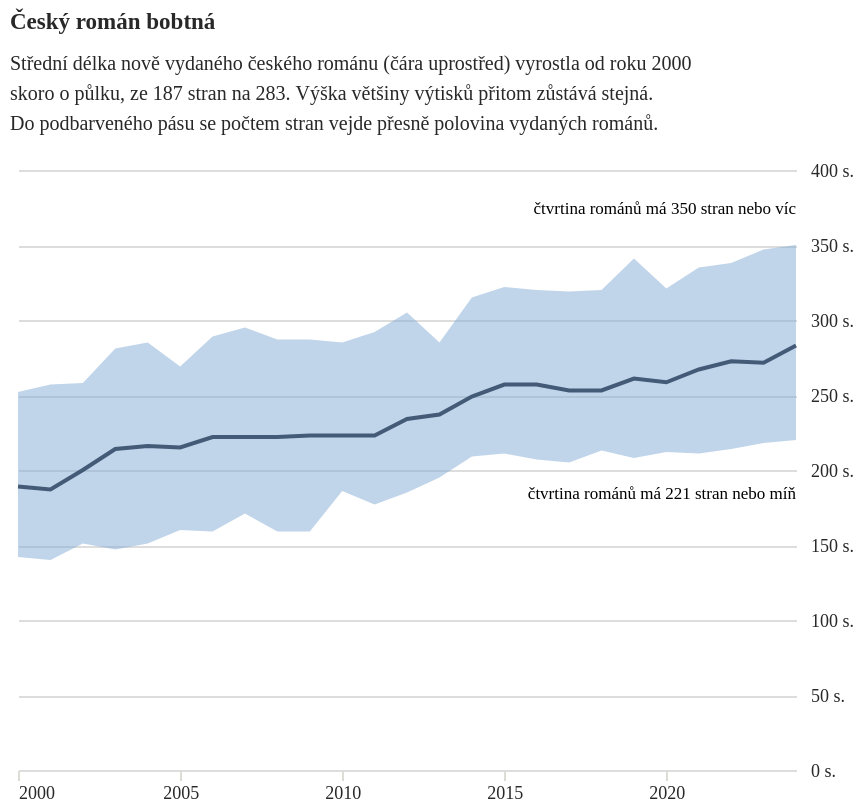

The cell this chart's notebook holds for it:
### Code cell
rozptyl = alt.Chart(alt_friendly(do_grafu), 
                    title=alt.Title("Český román bobtná",
                                    subtitle=["Střední délka nově vydaného českého románu (čára uprostřed) vyrostla od roku 2000",
                                    "skoro o půlku, ze 187 stran na 283. Výška většiny výtisků přitom zůstává stejná.",
                                    "Do podbarveného pásu se počtem stran vejde přesně polovina vydaných románů."]), 
    ).mark_area(opacity=0.5, color='#81A9D5').encode(
       alt.X("rok:T", axis=alt.Axis(domainOpacity=0, tickColor='#DCDDD6')).title(None),
    alt.Y("hodne:Q", axis=alt.Axis(domainOpacity=0, labelExpr="datum.label + ' s.'", format='d', tickColor="white", orient="right"), scale=alt.Scale(domain=[5,395])).title(None),
    alt.Y2("malo:Q")
)

median = alt.Chart(alt_friendly(do_grafu), width=300).mark_line(color='#445B78').encode(
       alt.X("rok:T", axis=alt.Axis(domainOpacity=0, tickColor='#DCDDD6', tickCount=5)),
    alt.Y("median:Q", axis=alt.Axis(domainOpacity=0, tickColor="white", tickCount=6), scale=alt.Scale(domain=[0,400]))
)

#kraje = alt.Chart(alt_friendly(tloustky_romanu.filter(pl.col("stran") > 30).filter(~pl.col('stran').is_between(pl.col('malo'),pl.col('hodne')))), width=300).mark_point(size=1, opacity=0.1).encode(
#       alt.X("rok:T", axis=alt.Axis(domainOpacity=0, tickColor='#DCDDD6')),
#    alt.Y("max:Q", axis=alt.Axis(domainOpacity=0, tickColor='#DCDDD6')))

text_annotation = alt.Chart(pd.DataFrame({
    'x': pd.to_datetime("2024-01-01"),  # x position 
    'y': [375],   # y position
    'text': ['čtvrtina románů má 350 stran nebo víc']
})).mark_text(
    color='black',
    align='right',
    font="Asap",
    fontSize=8.5,
).encode(
    alt.X('x:T'),
    alt.Y("y:Q", scale=alt.Scale(domain=[0,400])),
    alt.Text('text:N')
)

text_annotation2 = alt.Chart(pd.DataFrame({
    'x': pd.to_datetime("2024-01-01"),  # x position 
    'y': [185],   # y position
    'text': ['čtvrtina románů má 221 stran nebo míň']
})).mark_text(
    color='black',
    align='right',
    font="Asap",
    fontSize=8.5,
).encode(
    alt.X('x:T'),
    alt.Y("y:Q", scale=alt.Scale(domain=[0,400])),
    alt.Text('text:N')
)


finale =  alt.layer(
#    kraje,
    rozptyl,
    text_annotation,
    text_annotation2,
    median
).properties(
    width=kredity['sirka'] * 1.2,
    autosize={'type': 'fit-x', 'contains': 'padding'}
).configure_view(stroke='transparent').configure_axisX(grid=False, domain=False).configure_axisY(grid=True, domain=True).resolve_axis(y="shared")

finale

### Figure 1 — Vega-Lite specification as saved in the notebook (floating-point values rounded to 4 significant figures)
{"config": {"title": {"font": "Noticia Text", "fontSize": 11.5, "anchor": "start", "lineHeight": 19, "fontWeight": "bolder", "subtitleFont": "Noticia Text", "subtitleFontSize": 10, "subtitleLineHeight": 15, "subtitlePadding": 10, "dy": -10, "color": "#292829", "subtitleColor": "#292829"}, "axis": {"labelFont": "Asap", "titleFont": "Asap", "fontWeight": "lighter", "titleFontWeight": "lighter", "labelFontSize": 9, "titleFontSize": 9, "labelPadding": 2, "titlePadding": 9, "domainOpacity": 0, "tickColor": "#DCDDD6", "labelColor": "#292829"}, "legend": {"labelFont": "Asap", "labelFontWeight": "normal", "titleFont": "Asap", "titleFontWeight": "normal", "labelFontSize": 9, "titleFontSize": 9, "labelColor": "#292829"}, "axisX": {"domain": false, "grid": false}, "axisY": {"domain": true, "grid": true}, "view": {"stroke": "transparent"}}, "layer": [{"data": {"name": "data-b33d13e57ed648fefd9724b06be1b26c"}, "mark": {"type": "area", "color": "#81A9D5", "opacity": 0.5}, "encoding": {"x": {"axis": {"domainOpacity": 0, "tickColor": "#DCDDD6"}, "field": "rok", "title": null, "type": "temporal"}, "y": {"axis": {"domainOpacity": 0, "format": "d", "labelExpr": "datum.label + ' s.'", "orient": "right", "tickColor": "white"}, "field": "hodne", "scale": {"domain": [5, 395]}, "title": null, "type": "quantitative"}, "y2": {"field": "malo"}}, "title": {"text": "Český román bobtná", "subtitle": ["Střední délka nově vydaného českého románu (čára uprostřed) vyrostla od roku 2000", "skoro o půlku, ze 187 stran na 283. Výška většiny výtisků přitom zůstává stejná.", "Do podbarveného pásu se počtem stran vejde přesně polovina vydaných románů."]}}, {"data": {"name": "data-ffc37e880997c057d4ee6213ca61870e"}, "mark": {"type": "text", "align": "right", "color": "black", "font": "Asap", "fontSize": 8.5}, "encoding": {"text": {"field": "text", "type": "nominal"}, "x": {"field": "x", "type": "temporal"}, "y": {"field": "y", "scale": {"domain": [0, 400]}, "type": "quantitative"}}}, {"data": {"name": "data-e56d1c599fcff76d23243cc542f1eeba"}, "mark": {"type": "text", "align": "right", "color": "black", "font": "Asap", "fontSize": 8.5}, "encoding": {"text": {"field": "text", "type": "nominal"}, "x": {"field": "x", "type": "temporal"}, "y": {"field": "y", "scale": {"domain": [0, 400]}, "type": "quantitative"}}}, {"data": {"name": "data-b33d13e57ed648fefd9724b06be1b26c"}, "mark": {"type": "line", "color": "#445B78"}, "encoding": {"x": {"axis": {"domainOpacity": 0, "tickColor": "#DCDDD6", "tickCount": 5}, "field": "rok", "type": "temporal"}, "y": {"axis": {"domainOpacity": 0, "tickColor": "white", "tickCount": 6}, "field": "median", "scale": {"domain": [0, 400]}, "type": "quantitative"}}}], "autosize": {"type": "fit-x", "contains": "padding"}, "resolve": {"axis": {"y": "shared"}}, "width": 432.0, "$schema": "https://vega.github.io/schema/vega-lite/v5.8.0.json", "datasets": {"data-b33d13e57ed648fefd9724b06be1b26c": [{"rok": "2002-01-01T00:00:00", "malo": 151.0, "hodne": 258.0, "median": 200.0, "min": 85, "max": 637}, {"rok": "2005-01-01T00:00:00", "malo": 160.0, "hodne": 269.0, "median": 215.0, "min": 61, "max": 1101}, {"rok": "2013-01-01T00:00:00", "malo": 195.0, "hodne": 285.0, "median": 237.0, "min": 79, "max": 951}, {"rok": "2024-01-01T00:00:00", "malo": 220.0, "hodne": 350.0, "median": 283.0, "min": 82, "max": 1085}, {"rok": "2021-01-01T00:00:00", "malo": 211.0, "hodne": 335.0, "median": 267.0, "min": 62, "max": 1193}, {"rok": "2000-01-01T00:00:00", "malo": 142.0, "hodne": 252.0, "median": 189.0, "min": 94, "max": 622}, {"rok": "2020-01-01T00:00:00", "malo": 212.0, "hodne": 321.0, "median": 258.5, "min": 99, "max": 836}, {"rok": "2007-01-01T00:00:00", "malo": 171.0, "hodne": 295.0, "median": 222.0, "min": 99, "max": 773}, {"rok": "2022-01-01T00:00:00", "malo": 214.0, "hodne": 338.0, "median": 272.5, "min": 91, "max": 765}, {"rok": "2014-01-01T00:00:00", "malo": 209.0, "hodne": 315.0, "median": 249.0, "min": 64, "max": 1086}, {"rok": "2010-01-01T00:00:00", "malo": 186.0, "hodne": 285.0, "median": 223.0, "min": 91, "max": 786}, {"rok": "2006-01-01T00:00:00", "malo": 159.0, "hodne": 289.0, "median": 222.0, "min": 102, "max": 612}, {"rok": "2016-01-01T00:00:00", "malo": 207.0, "hodne": 320.0, "median": 257.0, "min": 39, "max": 743}, {"rok": "2003-01-01T00:00:00", "malo": 147.0, "hodne": 281.0, "median": 214.0, "min": 91, "max": 685}, {"rok": "2015-01-01T00:00:00", "malo": 211.0, "hodne": 322.0, "median": 257.0, "min": 82, "max": 623}, {"rok": "2009-01-01T00:00:00", "malo": 159.0, "hodne": 287.0, "median": 223.0, "min": 52, "max": 634}, {"rok": "2019-01-01T00:00:00", "malo": 208.0, "hodne": 341.0, "median": 261.0, "min": 94, "max": 929}, {"rok": "2001-01-01T00:00:00", "malo": 140.0, "hodne": 257.0, "median": 187.0, "min": 92, "max": 684}, {"rok": "2023-01-01T00:00:00", "malo": 218.0, "hodne": 347.0, "median": 271.5, "min": 49, "max": 868}, {"rok": "2008-01-01T00:00:00", "malo": 159.0, "hodne": 287.0, "median": 222.0, "min": 83, "max": 704}, {"rok": "2004-01-01T00:00:00", "malo": 151.0, "hodne": 285.0, "median": 216.0, "min": 82, "max": 776}, {"rok": "2017-01-01T00:00:00", "malo": 205.0, "hodne": 319.0, "median": 253.0, "min": 96, "max": 812}, {"rok": "2018-01-01T00:00:00", "malo": 213.0, "hodne": 320.0, "median": 253.0, "min": 44, "max": 816}, {"rok": "2011-01-01T00:00:00", "malo": 177.0, "hodne": 292.0, "median": 223.0, "min": 84, "max": 752}, {"rok": "2012-01-01T00:00:00", "malo": 185.0, "hodne": 305.0, "median": 234.0, "min": 58, "max": 645}], "data-ffc37e880997c057d4ee6213ca61870e": [{"x": "2024-01-01T00:00:00", "y": 375, "text": "čtvrtina románů má 350 stran nebo víc"}], "data-e56d1c599fcff76d23243cc542f1eeba": [{"x": "2024-01-01T00:00:00", "y": 185, "text": "čtvrtina románů má 221 stran nebo míň"}]}}
